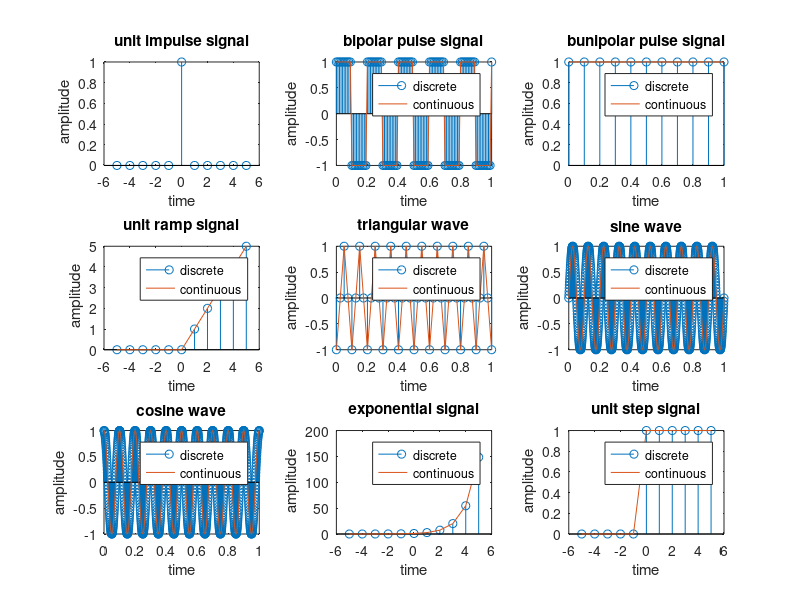

Recreate this plot in MATLAB.
clc;
clear all;
close all;

subplot(3,3,1);
t=-5:1:5;
y=[zeros(1,5) ones(1,1) zeros(1,5)];
stem(t,y);
xlabel("time");
ylabel(" amplitude");
title("unit impulse signal");

subplot(3,3,2);
t1=0:0.01:1;
f=5;
y1=square(2*pi*f*t1);
stem(t1,y1);
hold on;
plot(t1,y1);
xlabel("time");
ylabel("amplitude");
title("bipolar pulse signal");
legend("discrete","continuous");

subplot(3,3,3);
t2=0:0.1:1;
f=5;
y2=abs(square(2*pi*f*t2));
stem(t2,y2);
hold on;
plot(t2,y2);
xlabel("time");
ylabel("amplitude");
title("bunipolar pulse signal");
legend("discrete","continuous");

subplot(3,3,4);
t3=-5:1:5;
y3=t3.*(t3>=0);
stem(t3,y3);
hold on;
plot(t3,y3);
xlabel("time");
ylabel(" amplitude");
title("unit ramp signal");
legend("discrete","continuous");

subplot(3,3,5);
t4=0:0.025:1
f4=10;
y4=sawtooth(2*pi*f4*t4,0.5);
stem(t4,y4);
hold on;
plot(t4,y4);
xlabel("time");
ylabel("amplitude");
title("triangular wave");
legend("discrete","continuous");

subplot(3,3,6);
t5=0:0.001:1
f5=10;
y5=sin(2*pi*f5*t5);
stem(t5,y5);
hold on;
plot(t5,y5);
xlabel("time");
ylabel("amplitude");
title("sine wave");
legend("discrete","continuous");

subplot(3,3,7);
t6=0:0.001:1
f6=10;
y6=cos(2*pi*f6*t6);
stem(t6,y6);
hold on;
plot(t6,y6);
xlabel("time");
ylabel("amplitude");
title("cosine wave");
legend("discrete","continuous");


subplot(3,3,8);
t7=-5:1:5;
y7=exp(t7);
stem(t7,y7);
hold on;
plot(t7,y7);
xlabel("time");
ylabel(" amplitude");
title("exponential signal");
legend("discrete","continuous");


subplot(3,3,9);
t8=-5:1:5;
y8=[zeros(1,5) ones(1,6)];
stem(t8,y8);
hold on;
plot(t8,y8);
xlabel("time");
ylabel(" amplitude");
title("unit step signal");
legend("discrete","continuous");

